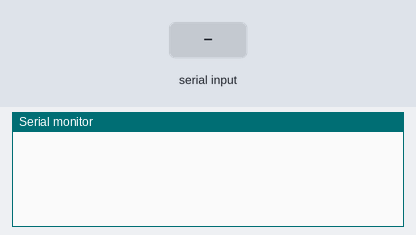
This sketch was run on a simulated Arduino Uno, built with avr-gcc and run on an emulated ATmega328P. Parts: the last lines printed to the serial monitor. The inputs (shaded band) are chosen by the test bench.

Above: at 1.2 s.
1.3 s: "1" received over Serial
At 3.2 s:
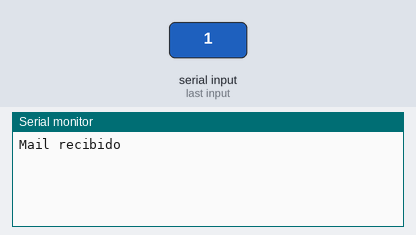
3.8 s: "0" received over Serial
At 5.8 s:
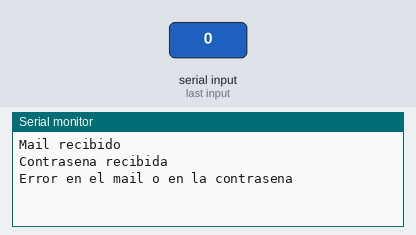

The sketch:

EJ1_CODIGO.ino
```cpp
//---- DEFINES ----
#define SERIAL               9600
#define CONTRASEnA_CORRECTA  "invitado"
#define MAIL_CORRECTO        "hola@chau.com"

//---- VARIABLES ----
String mailLeido;
String contrasenaLeida;
boolean validado;

//---- FUNCIONES ----
boolean checkUserPassword (String Correo, String Clave);
String mailRecibido ();
String contrasenaRecibida ();

void setup()
{
  Serial.begin(SERIAL);
}

void loop()
{
  mailLeido = ingresoPuertoSerie ("Mail recibido");
  contrasenaLeida = ingresoPuertoSerie ("Contrasena recibida");
  validado = checkUserPassword (mailLeido, contrasenaLeida);
    if (validado == true)
  {
    Serial.println("Bienvenidx");
  }
  else
  {
    Serial.println("Error en el mail o en la contrasena");
  }
}

String ingresoPuertoSerie (String informacionIngresada)
{
  String datoIngresado;
  while (Serial.available() == 0);
  while (Serial.available())
  {
    datoIngresado = Serial.readString();
    Serial.println(informacionIngresada);
    return datoIngresado;
  }


}
/* String mailRecibido ()
  {
  String mailIngresado;
  while (Serial.available() == 0);
  while (Serial.available())
  {
    mailIngresado = Serial.readString();
    Serial.println("Mail recibido");
    return mailIngresado;
  }
  }

  String contrasenaRecibida ()
  {
  String contrasenaIngresada;
  while (Serial.available() == 0);
  while (Serial.available())
  {
    contrasenaIngresada = Serial.readString();
    Serial.println("Contrasena recibida");
    return contrasenaIngresada;
  }
  }
*/
boolean checkUserPassword (String Correo, String Clave)
{
  if (Correo == MAIL_CORRECTO && Clave == CONTRASEnA_CORRECTA)
  {
    return true;
  }
  else
  {
    return false;
  }
}
```

Measured:
- after the input at 1.3 s, the serial monitor: prints a new line after 1.0 s (image 1)
- after the input at 3.8 s, the serial monitor: prints a new line after 1.0 s (image 2)
